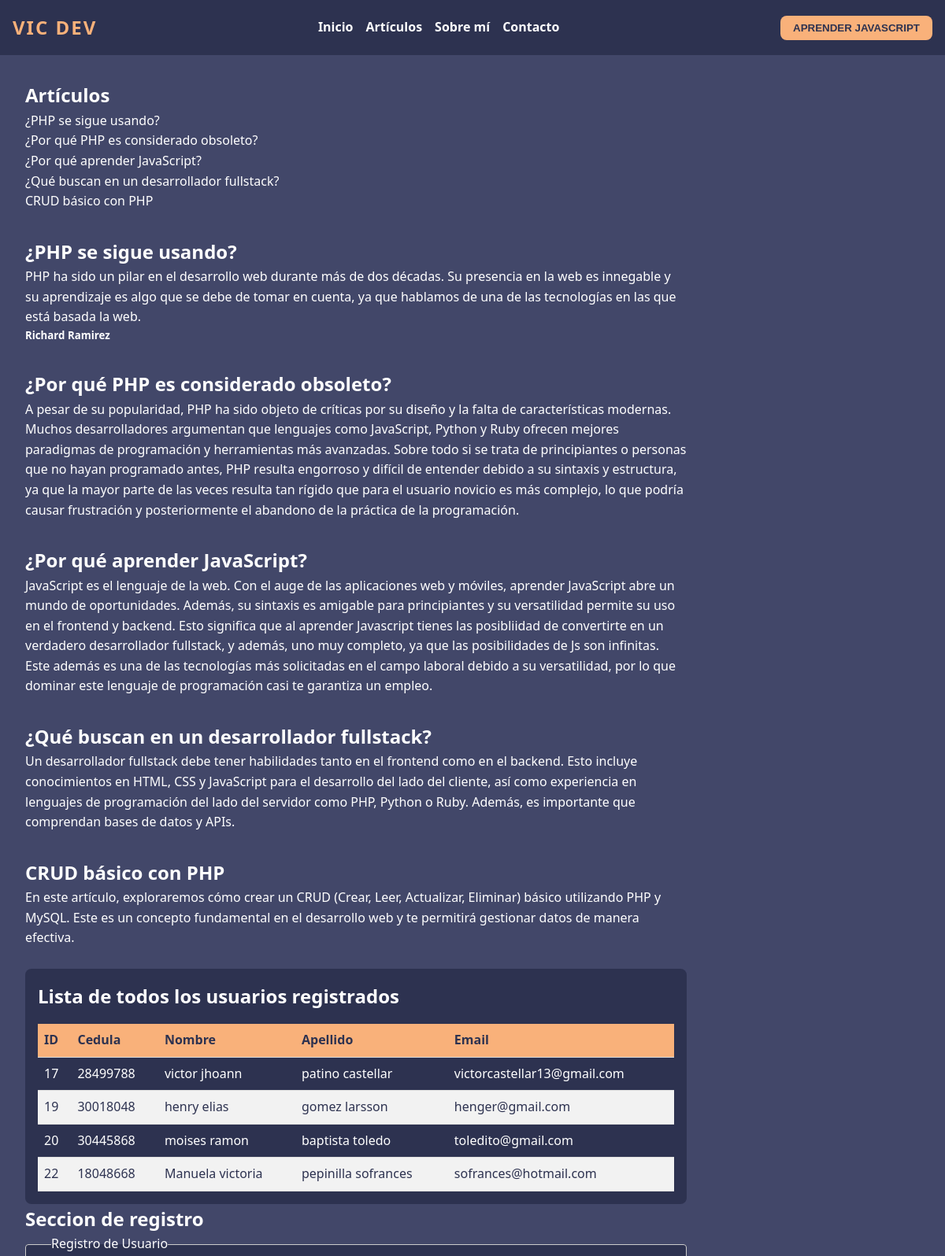
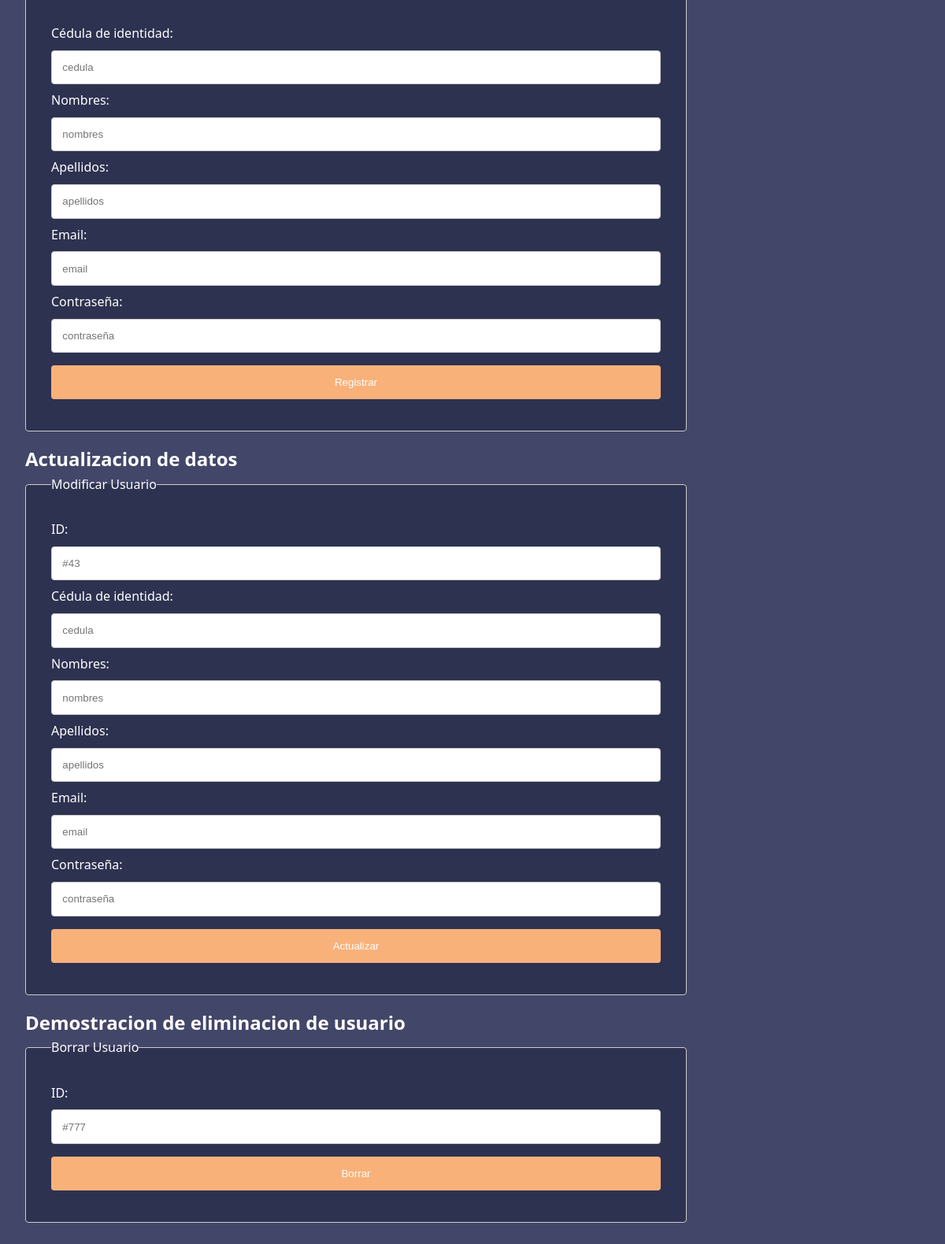
The page / on the database its author committed (2 pictures, top to bottom).
### tables this page shows
CREATE TABLE `usuarios` (
  `id` int(11) NOT NULL,
  `cedula` varchar(8) NOT NULL,
  `nombres` varchar(255) NOT NULL,
  `apellidos` varchar(255) NOT NULL,
  `email` varchar(255) NOT NULL,
  `user_pass` varchar(18) NOT NULL
);

### scripts/CRUD/listarUsuario.controller.php (called while the page is built, shortened)
<?php
require_once  "orm.class.php";
$database = new Database();
$conexion = $database->getConexion();
$usuarioModel = new Usuario($conexion);
$usuarios = $usuarioModel->getAll();

### scripts/CRUD/orm.class.php (called while the page is built, shortened)
<?php
class ORM
{
    protected $table;
    protected $db;
    public function __construct($id, $table, PDO $conexion)
    {
        $this->table = $table;
        $this->db = $conexion;
    }
    public function getAll()
    {
        $stmt = $this->db->prepare("SELECT * FROM {$this->table}");
        $stmt->execute();
        return $stmt->fetchAll();
    }
}

### scripts/CRUD/listarUsuario.view.php (the view)
<?php
require_once "listarUsuario.controller.php";
if (count($usuarios) > 0) {
    echo "<table>
            <thead>
                <tr>
                    <th>ID</th>
                    <th>Cedula</th>
                    <th>Nombre</th>
                    <th>Apellido</th>
                    <th>Email</th>
                </tr>
            </thead>
            <tbody>";
    foreach ($usuarios as $usuario) {
        echo "<tr>
                <td>{$usuario['id']}</td>
                <td>{$usuario['cedula']}</td>
                <td>{$usuario['nombres']}</td>
                <td>{$usuario['apellidos']}</td>
                <td>{$usuario['email']}</td>
              </tr>";
    }
    echo "  </tbody>
        </table>";
} else {
    echo "<p>No hay usuarios registrados.</p>";
}

### index.php (shortened to what this page needs)
<!DOCTYPE html>
<html lang="en">
<head>
    <link rel="stylesheet" href="styles.css">
</head>
<body>
    <header class="header">
        <span class="logo"><STRONG>VIC DEV</STRONG></span>
        <nav>
            <ul>
                <li><a href="#">Inicio</a></li>
                <li><a href="#articulos">Artículos</a></li>
                <li><a href="#">Sobre mí</a></li>
                <li><a href="#">Contacto</a></li>
            </ul>
        </nav>
        <button type="button" class="button">APRENDER JAVASCRIPT</button>
    </header>
    <main>
        <aside id="articulos">
            <h2>Artículos</h2>
            <ul>
                <li><a href="#php-sigue-usandose">¿PHP se sigue usando?</a></li>
                <li><a href="#por-que-php-es-considerado-obsoleto">¿Por qué PHP es considerado obsoleto?</a></li>
                <li><a href="#por-que-aprender-javascript">¿Por qué aprender JavaScript?</a></li>
                <li><a href="#">¿Qué buscan en un desarrollador fullstack?</a></li>
                <li><a href="#crud-basico-con-php">CRUD básico con PHP</a></li>
            </ul>
        </aside>
        <div>
            <article id="php-sigue-usandose" class="articulo">
                <h2>¿PHP se sigue usando?</h2>
                <p>
                    PHP ha sido un pilar en el desarrollo web durante más de dos décadas. Su presencia en la web es innegable y su aprendizaje es algo que se debe de tomar en cuenta, ya que hablamos de una de las tecnologías en las que está basada la web.
                </p>
                <h5>Richard Ramirez</h5>
            </article>
            <article id="por-que-php-es-considerado-obsoleto" class="articulo">
                <h2>¿Por qué PHP es considerado obsoleto?</h2>
                <p>
                    A pesar de su popularidad, PHP ha sido objeto de críticas por su diseño y la falta de características modernas. Muchos desarrolladores argumentan que lenguajes como JavaScript, Python y Ruby ofrecen mejores paradigmas de programación y herramientas más avanzadas. Sobre todo si se trata de principiantes o personas que no hayan programado antes, PHP resulta engorroso y difícil de entender debido a su sintaxis y estructura, ya que la mayor parte de las veces resulta tan rígido que para el usuario novicio es más complejo, lo que podría causar frustración y posteriormente el abandono de la práctica de la programación.
                </p>
            </article>
            <article id="por-que-aprender-javascript" class="articulo">
                <h2>¿Por qué aprender JavaScript?</h2>
                <p>
                    JavaScript es el lenguaje de la web. Con el auge de las aplicaciones web y móviles, aprender JavaScript abre un mundo de oportunidades. Además, su sintaxis es amigable para principiantes y su versatilidad permite su uso en el frontend y backend. Esto significa que al aprender Javascript tienes las posibliidad de convertirte en un verdadero desarrollador fullstack, y además, uno muy completo, ya que las posibilidades de Js son infinitas. Este además es una de las tecnologías más solicitadas en el campo laboral debido a su versatilidad, por lo que dominar este lenguaje de programación casi te garantiza un empleo.
                </p>
            </article>
            <article id="que-buscan-en-un-desarrollador-fullstack" class="articulo">
                <h2>¿Qué buscan en un desarrollador fullstack?</h2>
                <p>
                    Un desarrollador fullstack debe tener habilidades tanto en el frontend como en el backend. Esto incluye conocimientos en HTML, CSS y JavaScript para el desarrollo del lado del cliente, así como experiencia en lenguajes de programación del lado del servidor como PHP, Python o Ruby. Además, es importante que comprendan bases de datos y APIs.
                </p>
            </article>
            <article id="crud-basico-con-php" class="articulo">
                <h2>CRUD básico con PHP</h2>
                <p>
                    En este artículo, exploraremos cómo crear un CRUD (Crear, Leer, Actualizar, Eliminar) básico utilizando PHP y MySQL. Este es un concepto fundamental en el desarrollo web y te permitirá gestionar datos de manera efectiva.
                </p>
                <br>
                <section class="listas">
                    <header>
                        <h2>Lista de todos los usuarios registrados</h2>
                    </header>
                    <?php
                    require_once "scripts/CRUD/listarUsuario.view.php";
                    ?>
                </section>
                <section>
                    <header>
                        <h2>Seccion de registro</h2>
                    </header>
                    <?php
                    require_once 'scripts/CRUD/registroUsuario.view.php';
                    ?>
                </section>
                <section>
                    <header>
                        <h2>Actualizacion de datos</h2>
                    </header>
                    <?php
                    require_once 'scripts/CRUD/modificarUsuario.view.php';
                    ?>
                </section>
                <section>
                    <header>
                        <h2>Demostracion de eliminacion de usuario</h2>
                    </header>
                    <?php
                    require_once 'scripts/CRUD/borrarUsuario.view.php';
                    ?>
                </section>
            </article>
        </div>
    </main>
</body>
</html>

### scripts/CRUD/registroUsuario.view.php
<form action="./scripts/CRUD/registroUsuario.controller.php" method="POST">
    <fieldset>
        <legend>Registro de Usuario</legend>
        <label for="cedula">Cédula de identidad:</label>
        <input type="text" id="cedula" name="cedula" placeholder="cedula" required>
        <label for="nombres">Nombres:</label>
        <input type="text" id="nombres" name="nombres" placeholder="nombres" required>
        <label for="apellidos">Apellidos:</label>
        <input type="text" id="apellidos" name="apellidos" placeholder="apellidos" required>
        <label for="email">Email:</label>
        <input type="email" id="email" name="email" placeholder="email" required>
        <label for="user_pass">Contraseña:</label>
        <input type="password" id="user_pass" name="user_pass" placeholder="contraseña" required>
        <button type="submit">Registrar</button>
    </fieldset>
</form>

### scripts/CRUD/modificarUsuario.view.php
<form action="./scripts/CRUD/modificarUsuario.controller.php" method="POST">
    <fieldset>
        <legend>Modificar Usuario</legend>
        <label for="id">ID:</label>
        <input type="text" id="id" name="id" placeholder="#43" required>
        <label for="cedula">Cédula de identidad:</label>
        <input type="text" id="cedula" name="cedula" placeholder="cedula">
        <label for="nombres">Nombres:</label>
        <input type="text" id="nombres" name="nombres" placeholder="nombres">
        <label for="apellidos">Apellidos:</label>
        <input type="text" id="apellidos" name="apellidos" placeholder="apellidos">
        <label for="email">Email:</label>
        <input type="email" id="email" name="email" placeholder="email">
        <label for="user_pass">Contraseña:</label>
        <input type="password" id="user_pass" name="user_pass" placeholder="contraseña">
        <button type="submit">Actualizar</button>
    </fieldset>
</form>

### scripts/CRUD/borrarUsuario.view.php
<form action="./scripts/CRUD/borrarUsuario.controller.php" method="POST">
    <fieldset>
        <legend>Borrar Usuario</legend>
        <label for="id">ID:</label>
        <input type="text" id="id" name="id" placeholder="#777" required>
        <button type="submit">Borrar</button>
    </fieldset>
</form>

### styles.css (style rules this page uses)
* { margin: 0; padding: 0; box-sizing: border-box; scroll-behavior: smooth; }
:root { --background-color: #424769; --background-secondary-color: #676f9d; --primary-color: #2d3250; --secondary-color: #f9b17a; --text-color: #fff; }
body { font-family: system-ui, -apple-system, BlinkMacSystemFont, "Segoe UI", Roboto, "Helvetica Neue", Arial, sans-serif; background-color: var(--background-color); color: var(--text-color); min-height: 100vh; line-height: 1.6; }
a { color: var(--text-color); text-decoration: none; }
ul { list-style: none; }
main { display: flex; flex-direction: column; padding: 2rem; gap: 2rem; }
.articulo { border-radius: 0.5rem; width: 70vw; margin-bottom: 2rem; }
fieldset { border: 1px solid #ccc; border-radius: 4px; padding: 2em; margin-bottom: 16px; background-color: var(--primary-color); }
label { display: block; }
input, select { padding: 1em; width: 100%; margin: 8px 0; border: 1px solid #ccc; border-radius: 4px; }
button[type="submit"] { width: 100%; background-color: var(--secondary-color); color: white; padding: 14px; margin: 8px 0; border: none; border-radius: 4px; cursor: pointer; }
.logo { font-size: 1.5rem; letter-spacing: 2px; color: var(--secondary-color); }

### rows shown on the page
usuarios: id "17", cedula "28499788", nombres "victor jhoann", apellidos "patino castellar", email "victorcastellar13@gmail.com"
usuarios: id "19", cedula "30018048", nombres "henry elias", apellidos "gomez larsson", email "henger@gmail.com"
usuarios: id "20", cedula "30445868", nombres "moises ramon", apellidos "baptista toledo", email "toledito@gmail.com"
usuarios: id "22", cedula "18048668", nombres "Manuela victoria", apellidos "pepinilla sofrances", email "sofrances@hotmail.com"
